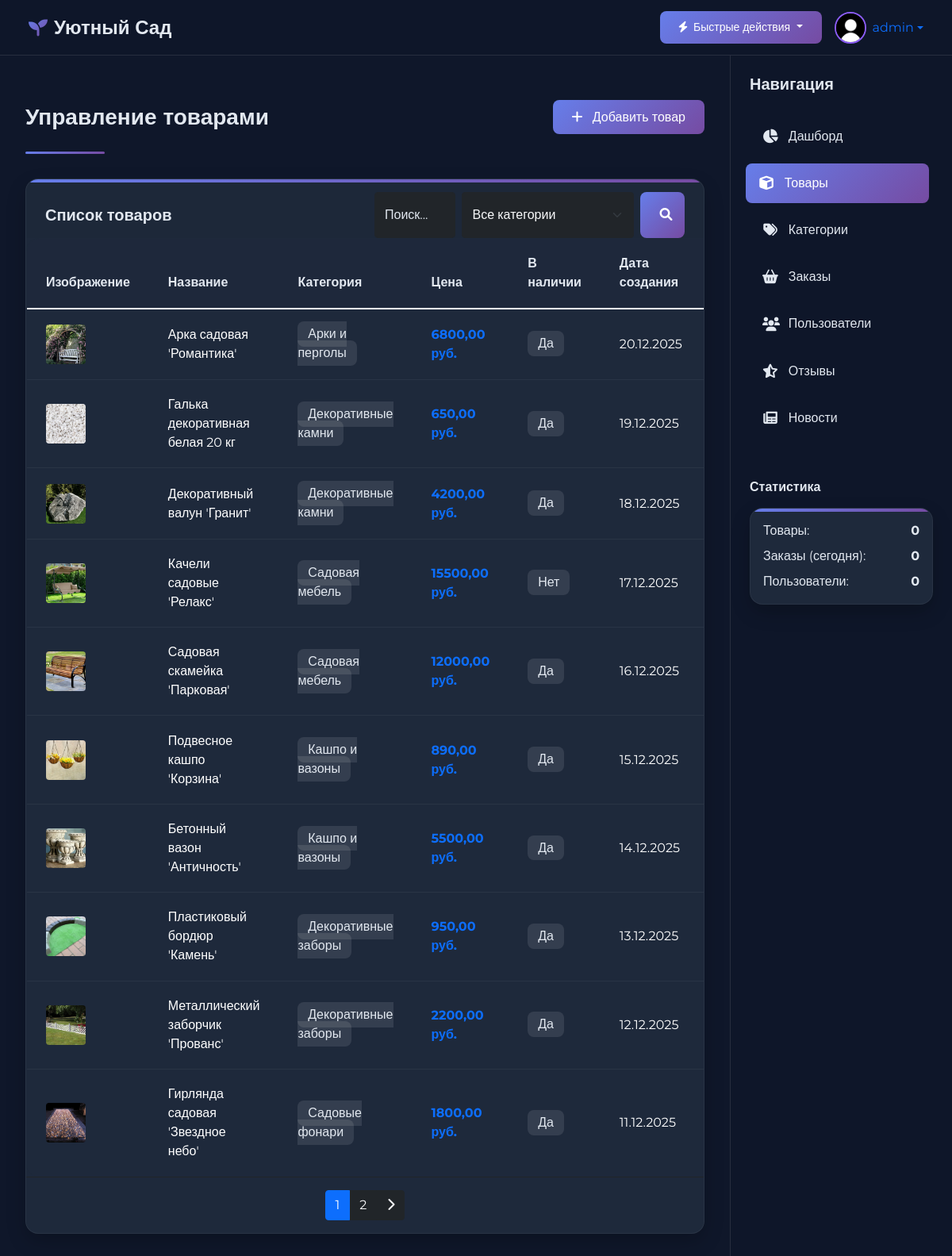
Page /dashboard/products/ (signed in) on the committed database.
### products/models.py (models this page shows, shortened)
class Product(models.Model):
    name = models.CharField(max_length=100, verbose_name="Название")
    slug = models.SlugField(max_length=100, unique=True, blank=True, verbose_name="URL")
    description = models.TextField(verbose_name="Описание")
    price = models.DecimalField(max_digits=10, decimal_places=2, verbose_name="Цена")
    image = models.ImageField(upload_to='products', verbose_name="Изображение")
    category = models.ForeignKey(Category, on_delete=models.CASCADE, verbose_name="Категория")
    in_stock = models.BooleanField(default=True, verbose_name="В наличии")
    created_at = models.DateTimeField(auto_now_add=True, verbose_name="Дата создания")
    updated_at = models.DateTimeField(auto_now=True, verbose_name="Дата обновления")
    class Meta:
        verbose_name = "Товар"
        verbose_name_plural = "Товары"
        ordering = ['-created_at']
    @property
    def image_url(self):
        if self.image and hasattr(self.image, 'url'):
            return self.image.url
        return '/static/images/product-placeholder.jpg'

class Category(models.Model):
    name = models.CharField(max_length=100, verbose_name="Название")
    slug = models.SlugField(max_length=100, unique=True, blank=True, verbose_name="URL")
    description = models.TextField(blank=True, verbose_name="Описание")
    image = models.ImageField(upload_to='categories', blank=True, null=True, verbose_name="Изображение")
    icon = models.CharField(max_length=50, default='leaf', verbose_name="Иконка")
    class Meta:
        verbose_name = "Категория"
        verbose_name_plural = "Категории"

### dashboard/views.py (the view)
# urls.py: path('products/', views.product_list, name='product_list'),
@staff_required
def product_list(request):
    products = Product.objects.all().order_by('-created_at')
    search_query = request.GET.get('search', '')
    category_filter = request.GET.get('category', '')
    if search_query:
        products = products.filter(
            Q(name__icontains=search_query) |
            Q(description__icontains=search_query)
        )
    if category_filter:
        products = products.filter(category__slug=category_filter)
    paginator = Paginator(products, 10)
    page_number = request.GET.get('page')
    page_obj = paginator.get_page(page_number)
    categories = Category.objects.all()
    return render(request, 'dashboard/products/list.html', {
        'page_obj': page_obj,
        'categories': categories,
        'search_query': search_query,
        'category_filter': category_filter,
    })

### templates/dashboard/products/list.html (shortened to what this page needs)
{% extends 'dashboard/base.html' %}
{% load static %}
{% block page_title %}Управление товарами{% endblock %}
{% block actions %}
<a href="{% url 'dashboard:product_create' %}" class="btn btn-neon">
    <i class="fas fa-plus me-2"></i> Добавить товар
</a>
{% endblock %}
{% block content %}
<div class="glass-card">
    <div class="card-header border-0 pb-0 pt-3 px-4">
        <div class="row align-items-center">
            <div class="col-md-6">
                <h5 class="fw-bold mb-0">Список товаров</h5>
            </div>
            <div class="col-md-6">
                <form method="get" class="d-flex gap-2">
                    <div class="flex-grow-1">
                        <div class="form-floating">
                            <input type="text" name="search" class="form-control bg-dark text-light border-dark"
                                   placeholder="Поиск..." value="{{ search_query }}" id="searchInput">
                            <label for="searchInput">Поиск...</label>
                        </div>
                    </div>
                    <select name="category" class="form-select bg-dark text-light border-dark" style="width: auto;">
                        <option value="">Все категории</option>
                    </select>
                    <button type="submit" class="btn btn-neon">
                        <i class="fas fa-search"></i>
                    </button>
                </form>
            </div>
        </div>
    </div>
    <div class="card-body p-0">
        <div class="table-responsive">
            <table class="table table-glass mb-0">
                <thead>
                    <tr>
                        <th>Изображение</th>
                        <th>Название</th>
                        <th>Категория</th>
                        <th>Цена</th>
                        <th>В наличии</th>
                        <th>Дата создания</th>
                        <th>Действия</th>
                    </tr>
                </thead>
                <tbody style="color:white">
                    {% for product in page_obj %}
                    <tr>
                        <td>
                            <img src="{{ product.image_url }}" alt="{{ product.name }}"
                                 style="width: 50px; height: 50px; object-fit: cover;" class="rounded"
                                 onerror="this.src='{% static 'images/product-placeholder.jpg' %}'">
                        </td>
                        <td class="fw-medium">{{ product.name }}</td>
                        <td>
                            <span class="badge-glass">{{ product.category.name }}</span>
                        </td>
                        <td class="fw-bold text-primary">{{ product.price }} руб.</td>
                        <td>
                            {% if product.in_stock %}
                                <span class="badge-glass bg-gradient-success">Да</span>
                            {% else %}
                                <span class="badge-glass bg-gradient-danger">Нет</span>
                            {% endif %}
                        </td>
                        <td>{{ product.created_at|date:"d.m.Y" }}</td>
                        <td>
                        </td>
                    </tr>
                    {% endfor %}
                </tbody>
            </table>
        </div>
        {% if page_obj.has_other_pages %}
        <div class="px-4 py-3 border-top border-dark">
            <nav aria-label="Page navigation">
                <ul class="pagination justify-content-center mb-0">
                    {% for num in page_obj.paginator.page_range %}
                    {% if page_obj.number == num %}
                    <li class="page-item active"><span class="page-link bg-primary border-primary">{{ num }}</span></li>
                    {% else %}
                    <li class="page-item">
                        <a class="page-link bg-dark text-light border-dark" href="?page={{ num }}{% if search_query %}&search={{ search_query }}{% endif %}{% if category_filter %}&category={{ category_filter }}{% endif %}">{{ num }}</a>
                    </li>
                    {% endif %}
                    {% endfor %}
                    {% if page_obj.has_next %}
                    <li class="page-item">
                        <a class="page-link bg-dark text-light border-dark" href="?page={{ page_obj.next_page_number }}">
                            <i class="fas fa-chevron-right"></i>
                        </a>
                    </li>
                    {% endif %}
                </ul>
            </nav>
        </div>
        {% endif %}
    </div>
</div>
{% endblock %}

### templates/dashboard/base.html (shortened to what this page needs)
{% load static %}
<!DOCTYPE html>
<html lang="ru">
<head>
    <link href="https://cdn.jsdelivr.net/npm/bootstrap@5.1.3/dist/css/bootstrap.min.css" rel="stylesheet">
    <link href="https://cdnjs.cloudflare.com/ajax/libs/font-awesome/6.0.0/css/all.min.css" rel="stylesheet">
    <link href="https://cdn.jsdelivr.net/npm/bootstrap-icons@1.7.2/font/bootstrap-icons.css" rel="stylesheet">
</head>
<body>
    <nav class="top-navbar navbar navbar-expand-lg">
        <div class="container-fluid">
            <a class="navbar-brand" href="{% url 'dashboard:dashboard' %}">
                <i class="fas fa-seedling"></i>
                <span class="d-none d-md-inline">Уютный Сад</span>
            </a>
            <div class="d-flex align-items-center">
                <div class="dropdown me-3">
                    <button class="btn btn-neon btn-sm dropdown-toggle" type="button" id="quickActionsDropdown" data-bs-toggle="dropdown">
                        <i class="fas fa-bolt me-1"></i> Быстрые действия
                    </button>
                </div>
                <div class="nav-user-info">
                    <div class="dropdown">
                        <a href="#" class="d-flex align-items-center text-decoration-none dropdown-toggle" id="userDropdown" data-bs-toggle="dropdown">
                            <img src="{% static 'images/avatar-placeholder.jpg' %}" alt="Аватар" class="user-avatar">
                            <span class="ms-2 d-none d-md-inline">{{ user.username }}</span>
                        </a>
                    </div>
                </div>
            </div>
        </div>
    </nav>
    <aside class="right-sidebar">
        <div class="sidebar-content">
            <div class="mb-4">
                <h5 class="fw-bold">Навигация</h5>
            </div>
            <ul class="nav flex-column">
                <li class="nav-item">
                    <a class="nav-link {% if request.resolver_match.url_name == 'dashboard' %}active{% endif %}"
                       href="{% url 'dashboard:dashboard' %}">
                        <i class="fas fa-chart-pie"></i> Дашборд
                    </a>
                </li>
                <li class="nav-item">
                    <a class="nav-link {% if 'product' in request.resolver_match.url_name %}active{% endif %}"
                       href="{% url 'dashboard:product_list' %}">
                        <i class="fas fa-cube"></i> Товары
                    </a>
                </li>
                <li class="nav-item">
                    <a class="nav-link {% if 'category' in request.resolver_match.url_name %}active{% endif %}"
                       href="{% url 'dashboard:category_list' %}">
                        <i class="fas fa-tags"></i> Категории
                    </a>
                </li>
                <li class="nav-item">
                    <a class="nav-link {% if 'order' in request.resolver_match.url_name %}active{% endif %}"
                       href="{% url 'dashboard:order_list' %}">
                        <i class="fas fa-shopping-basket"></i> Заказы
                    </a>
                </li>
                <li class="nav-item">
                    <a class="nav-link {% if 'user' in request.resolver_match.url_name %}active{% endif %}"
                       href="{% url 'dashboard:user_list' %}">
                        <i class="fas fa-users"></i> Пользователи
                    </a>
                </li>
                <li class="nav-item">
                    <a class="nav-link {% if 'review' in request.resolver_match.url_name %}active{% endif %}"
                       href="{% url 'dashboard:review_list' %}">
                        <i class="fas fa-star-half-alt"></i> Отзывы
                    </a>
                </li>
                <li class="nav-item">
                    <a class="nav-link {% if 'news' in request.resolver_match.url_name %}active{% endif %}"
                       href="{% url 'dashboard:news_list' %}">
                        <i class="fas fa-newspaper"></i> Новости
                    </a>
                </li>
            </ul>
            <div class="mt-5">
                <h6 class="fw-bold mb-3">Статистика</h6>
                <div class="glass-card p-3">
                    <div class="d-flex justify-content-between mb-2">
                        <span>Товары:</span>
                        <span class="fw-bold">{{ stats.total_products|default:0 }}</span>
                    </div>
                    <div class="d-flex justify-content-between mb-2">
                        <span>Заказы (сегодня):</span>
                        <span class="fw-bold">{{ stats.recent_orders|default:0 }}</span>
                    </div>
                    <div class="d-flex justify-content-between">
                        <span>Пользователи:</span>
                        <span class="fw-bold">{{ stats.total_users|default:0 }}</span>
                    </div>
                </div>
            </div>
        </div>
    </aside>
    <main class="main-content">
        <div class="page-header">
            <div class="d-flex justify-content-between align-items-center flex-wrap">
                <h1 class="h3 fw-bold mb-0">{% block page_title %}Центр управления{% endblock %}</h1>
                <div class="btn-toolbar mb-2 mb-md-0">
                    {% block actions %}{% endblock %}
                </div>
            </div>
        </div>
        {% block content %}{% endblock %}
    </main>
</body>
</html>

### rows in the picture
Product: image_url (picture), name "Арка садовая 'Романтика'", category.name "Арки и перголы", price "6800,00", in_stock "Да", created_at "20.12.2025"
Product: image_url (picture), name "Галька декоративная белая 20 кг", category.name "Декоративные камни", price "650,00", in_stock "Да", created_at "19.12.2025"
Product: image_url (picture), name "Декоративный валун 'Гранит'", category.name "Декоративные камни", price "4200,00", in_stock "Да", created_at "18.12.2025"
Product: image_url (picture), name "Качели садовые 'Релакс'", category.name "Садовая мебель", price "15500,00", in_stock "Нет", created_at "17.12.2025"
Product: image_url (picture), name "Садовая скамейка 'Парковая'", category.name "Садовая мебель", price "12000,00", in_stock "Да", created_at "16.12.2025"
Product: image_url (picture), name "Подвесное кашпо 'Корзина'", category.name "Кашпо и вазоны", price "890,00", in_stock "Да", created_at "15.12.2025"
Product: image_url (picture), name "Бетонный вазон 'Античность'", category.name "Кашпо и вазоны", price "5500,00", in_stock "Да", created_at "14.12.2025"
Product: image_url (picture), name "Пластиковый бордюр 'Камень'", category.name "Декоративные заборы", price "950,00", in_stock "Да", created_at "13.12.2025"
Product: image_url (picture), name "Металлический заборчик 'Прованс'", category.name "Декоративные заборы", price "2200,00", in_stock "Да", created_at "12.12.2025"
Product: image_url (picture), name "Гирлянда садовая 'Звездное небо'", category.name "Садовые фонари", price "1800,00", in_stock "Да", created_at "11.12.2025"

### other values in the picture
{{ user.username }} "admin"
{{ stats.total_products|default:0 }} "0"
{{ stats.recent_orders|default:0 }} "0"
{{ stats.total_users|default:0 }} "0"
{{ num }} "1"
{{ num }} "2"
